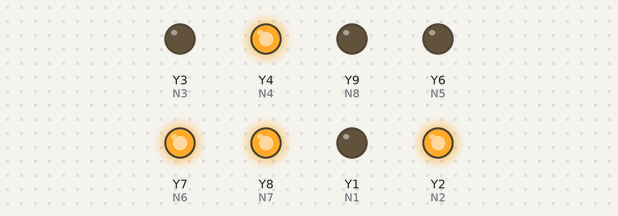
Simulated run of this program. Board: pyboard running MicroPython. Parts: output pins drawn as LEDs (lit = HIGH). At 0.0 s the program stops and its outputs stay as they are.

Above: at 0.1 s.
Timing chart, 0 to 1.5 s (numbered marks = the images above):
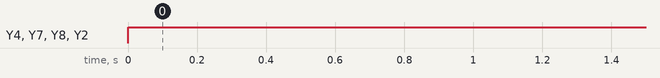

Measured:
- by itself, Y4 (N4), Y7 (N6), Y8 (N7), Y2 (N2): LOW → HIGH at 0.00 s

The program:

__.py
```python
# main.py -- put your code here!
from pyb import Pin
N1 = Pin('Y1', Pin.OUT_PP)
N2 = Pin('Y2', Pin.OUT_PP)
N3 = Pin('Y3', Pin.OUT_PP)
N4 = Pin('Y4', Pin.OUT_PP)
N5 = Pin('Y6', Pin.OUT_PP)
N6 = Pin('Y7', Pin.OUT_PP)
N7 = Pin('Y8', Pin.OUT_PP)
N8 = Pin('Y9', Pin.OUT_PP)

N1.value(0)
N2.value(1)

N3.value(0)
N4.value(1)

N6.value(1)
N5.value(0)

N8.value(0)
N7.value(1)
```
